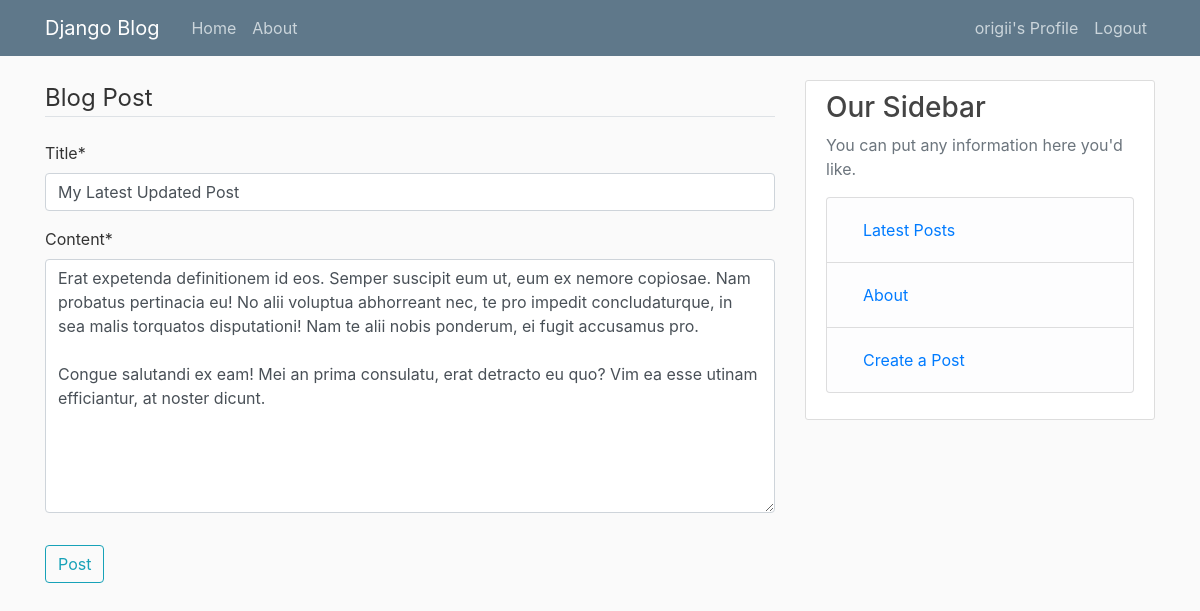
/post/29/update/ (signed in), run on the app's committed database.
### blog/models.py (models this page shows, shortened)
class Post(models.Model):
    title = models.CharField(max_length=100)
    content = models.TextField()
    date_posted = models.DateTimeField(default=timezone.now)
    author = models.ForeignKey(User, on_delete=models.CASCADE)

### blog/views.py (the view, shortened to what this page needs)
# urls.py: path('post/<int:pk>/update/', PostUpdateView.as_view(), name='post-update'),
class PostUpdateView(LoginRequiredMixin, UserPassesTestMixin, UpdateView):
    model = Post
    fields = ['title', 'content']
    def test_func(self):
        post = self.get_object()
        return self.request.user == post.author

### blog/templates/blog/post_form.html (shortened to what this page needs)
{% extends "blog/base.html" %} {% load crispy_forms_tags %} {% block content %}
<form method="POST">
  <fieldset class="form-group">
    <legend class="border-bottom mb-4">Blog Post</legend>
    {{ form|crispy }}
  </fieldset>
  <div class="form-group">
    <button class="btn btn-outline-info" type="submit">Post</button>
  </div>
</form>
{% endblock content %}

### blog/templates/blog/base.html (shortened to what this page needs)
{% load static %}
<!DOCTYPE html>
<html lang="en">
  <head>
    <link
      rel="stylesheet"
      href="https://cdn.jsdelivr.net/npm/bootstrap@4.1.3/dist/css/bootstrap.min.css"
    />
    <link rel="stylesheet" href="{% static 'blog/main.css' %}">
  </head>
  <body>
    <header class="site-header">
      <nav class="navbar navbar-expand-md navbar-dark bg-steel fixed-top">
        <div class="container">
          <a class="navbar-brand mr-4" href="{% url 'blog-home' %}">Django Blog</a>
          <div class="collapse navbar-collapse" id="navbarToggle">
            <div class="navbar-nav mr-auto">
              <a class="nav-item nav-link" href="{% url 'blog-home' %}">Home</a>
              <a class="nav-item nav-link" href="{% url 'blog-about' %}">About</a>
            </div>
            <div class="navbar-nav">
              {% if user.is_authenticated %}
              <a class="nav-item nav-link" href="{% url 'profile' %}">{{ user.username }}'s Profile</a>
              <a class="nav-item nav-link" href="{% url 'logout' %}">Logout</a>
              {% else %}
              <a class="nav-item nav-link" href="{% url 'login' %}">Login</a>
              <a class="nav-item nav-link" href="{% url 'register' %}">Register</a>
              {% endif %}
            </div>
          </div>
        </div>
      </nav>
    </header>
    <main role="main" class="container">
      <div class="row">
        <div class="col-md-8">
          {% block content %}{% endblock %}
        </div>
        <div class="col-md-4">
          <div class="content-section">
            <h3>Our Sidebar</h3>
            <p class='text-muted'>You can put any information here you'd like.
              <ul class="list-group">
                <li class="list-group-item list-group-item-light"><a href="{% url 'blog-home' %}" class="nav-link">Latest Posts</a></li>
                <li class="list-group-item list-group-item-light"><a href="{% url 'blog-about' %}" class="nav-link">About</a></li>
                <li class="list-group-item list-group-item-light"><a href="{% url 'post-create' %}" class="nav-link">Create a Post</a></li>
              </ul>
            </p>
          </div>
        </div>
      </div>
    </main>
  </body>
</html>

### blog/static/blog/main.css (style rules this page uses)
body { background: #fafafa; color: #333333; margin-top: 5rem; }
h1, h2, h3, h4, h5, h6 { color: #444444; }
ul { margin: 0; }
.bg-steel { background-color: #5f788a; }
.site-header .navbar-nav .nav-link { color: #cbd5db; }
.content-section { background: #ffffff; padding: 10px 20px; border: 1px solid #dddddd; border-radius: 3px; margin-bottom: 20px; }

### data on the page
Post: title "My Latest Updated Post", content "Erat expetenda definitionem id eos. Semper suscipit eum ut, eum ex nemore copiosae. Nam probatus pertinacia eu! No alii voluptua abhorreant nec, te pro impedit concludaturque, in sea malis torquatos disputationi! Nam te alii nobis ponderum, ei fugit accusamus pro. Congue salutandi ex eam! Mei an prima consulatu, erat detracto eu quo? Vim ea esse utinam efficiantur, at noster dicunt."

### other printed values
{{ user.username }} "origii"
